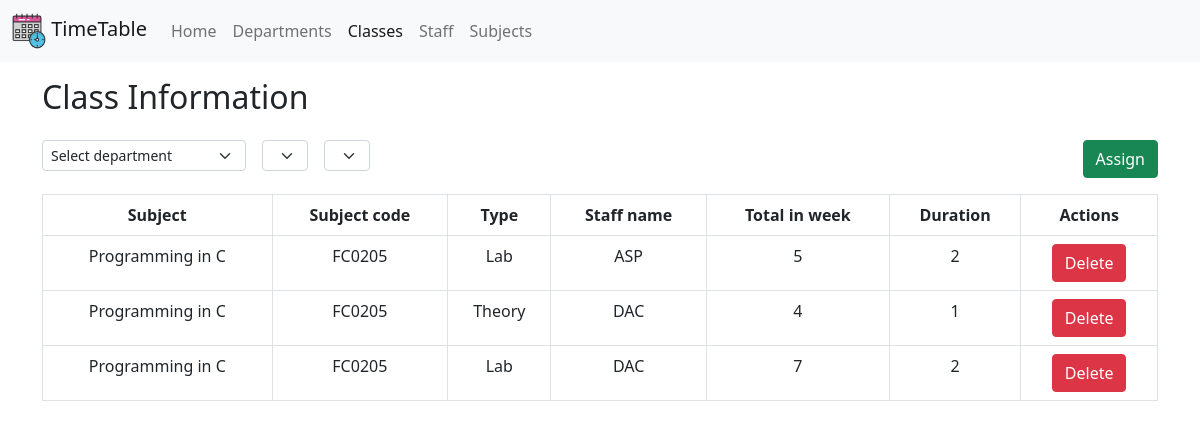
Page /pages/class.php on the committed database.
### tables this page shows
CREATE TABLE `assigned` (
  `period_id` int(11) NOT NULL,
  `dept_id` int(11) DEFAULT NULL,
  `year` int(11) DEFAULT NULL,
  `section` varchar(10) DEFAULT NULL,
  `sub_id` int(11) DEFAULT NULL,
  `staff_short_name` varchar(20) DEFAULT NULL,
  `duration` int(11) DEFAULT NULL,
  `total_in_week` int(11) DEFAULT NULL
);

CREATE TABLE `subjects` (
  `sub_id` int(11) NOT NULL,
  `scode` varchar(20) NOT NULL,
  `sname` varchar(255) DEFAULT NULL,
  `stype` varchar(50) DEFAULT NULL
);

### pages/class.php (the view, shortened to what this page needs)
<?php
include('../utils/dbcon.php');
$assignedResult = $conn->query("SELECT a.*, s.scode, s.sname, s.stype FROM assigned a
                                JOIN subjects s ON a.sub_id = s.sub_id");
?>
<!doctype html>
<html lang="en">
<head>
    <link href="https://cdn.jsdelivr.net/npm/bootstrap@5.0.2/dist/css/bootstrap.min.css" rel="stylesheet"
>
</head>
<body>
    <nav class="navbar navbar-expand-lg navbar-light bg-light">
        <div class="container-fluid">
            <a class="navbar-brand" href="../">
                <img src="../Images/logo.webp" width="34" height="36">
                TimeTable</a>
            <div class="collapse navbar-collapse" id="navbarSupportedContent">
                <ul class="navbar-nav me-auto mb-2 mb-lg-0">
                    <li class="nav-item">
                        <a class="nav-link" aria-current="page" href="../">Home</a>
                    </li>
                    <li class="nav-item">
                        <a class="nav-link" href="./department.php">Departments</a>
                    </li>
                    <li class="nav-item">
                        <a class="nav-link active" href="#">Classes</a>
                    </li>
                    <li class="nav-item">
                        <a class="nav-link" href="./staff.php">Staff</a>
                    </li>
                    <li class="nav-item ">
                        <a class="nav-link" href="./subjects.php">Subjects</a>
                    </li>
                </ul>
            </div>
        </div>
    </nav>
    <div class="container mt-3">
        <div class="head">
            <h2>Class Information</h2>
        </div>
        <div class="content mt-4">
            <div class="d-flex justify-content-between mb-3">
                <div class="d-flex  ">
                    <div class="sel-dept">
                        <select class="form-select form-select-sm" aria-label="Default select example" id="dept" onchange="departmentChange()" name="dept">
                            <option selected>Select department</option>
                        </select>
                    </div>
                    <div class="sel-sem ms-3">
                        <select class="form-select form-select-sm" aria-label="Default select example" id="year" name="year"
                        onChange="document.getElementsByName('dept_hidden')[0].value = document.getElementById('dept').value;
                        document.getElementsByName('year_hidden')[0].value = document.getElementById('year').value;"
                        >
                        </select>
                    </div>
                    <div class="sel-sec ms-3">
                        <select class="form-select form-select-sm" aria-label="Default select example" id="section" name="section" onChange="document.getElementsByName('section_hidden')[0].value = document.getElementById('section').value;"
                        >
                        </select>
                    </div>
                </div>
                <div>
                    <button type="button" class="btn btn-success" data-bs-toggle="modal" data-bs-target="#assignModal">Assign</button>
                </div>
            </div>
            <div class="table-responsive">
                <table class="table table-bordered text-center table-hover">
                    <thead>
                        <tr>
                            <th scope="col">Subject</th>
                            <th scope="col">Subject code</th>
                            <th scope="col">Type</th>
                            <th scope="col">Staff name</th>
                            <th scope="col">Total in week</th>
                            <th scope="col">Duration</th>
                            <th scope="col">Actions</th>
                        </tr>
                    </thead>
                    <tbody>
                        <?php
                        while ($row = $assignedResult->fetch_assoc()) {
                            echo "<tr>";
                            echo "<td>" . $row['sname'] . "</td>";
                            echo "<td>" . $row['scode'] . "</td>";
                            echo "<td>" . $row['stype'] . "</td>";
                            echo "<td>" . $row['staff_short_name'] . "</td>";
                            echo "<td>" . $row['total_in_week'] . "</td>";
                            echo "<td>" . $row['duration'] . "</td>";
                            echo "<td><a href='#' class='btn btn-danger'>Delete</a></td>";
                            echo "</tr>";
                        }
                        ?>
                    </tbody>
                </table>
            </div>
        </div>
    </div>
</body>
</html>

### rows in the picture
assigned: sub.sname "Programming in C", sub.scode "FC0205", sub.stype "Lab", staff_short_name "ASP", total_in_week "5", duration "2"
assigned: sub.sname "Programming in C", sub.scode "FC0205", sub.stype "Theory", staff_short_name "DAC", total_in_week "4", duration "1"
assigned: sub.sname "Programming in C", sub.scode "FC0205", sub.stype "Lab", staff_short_name "DAC", total_in_week "7", duration "2"
